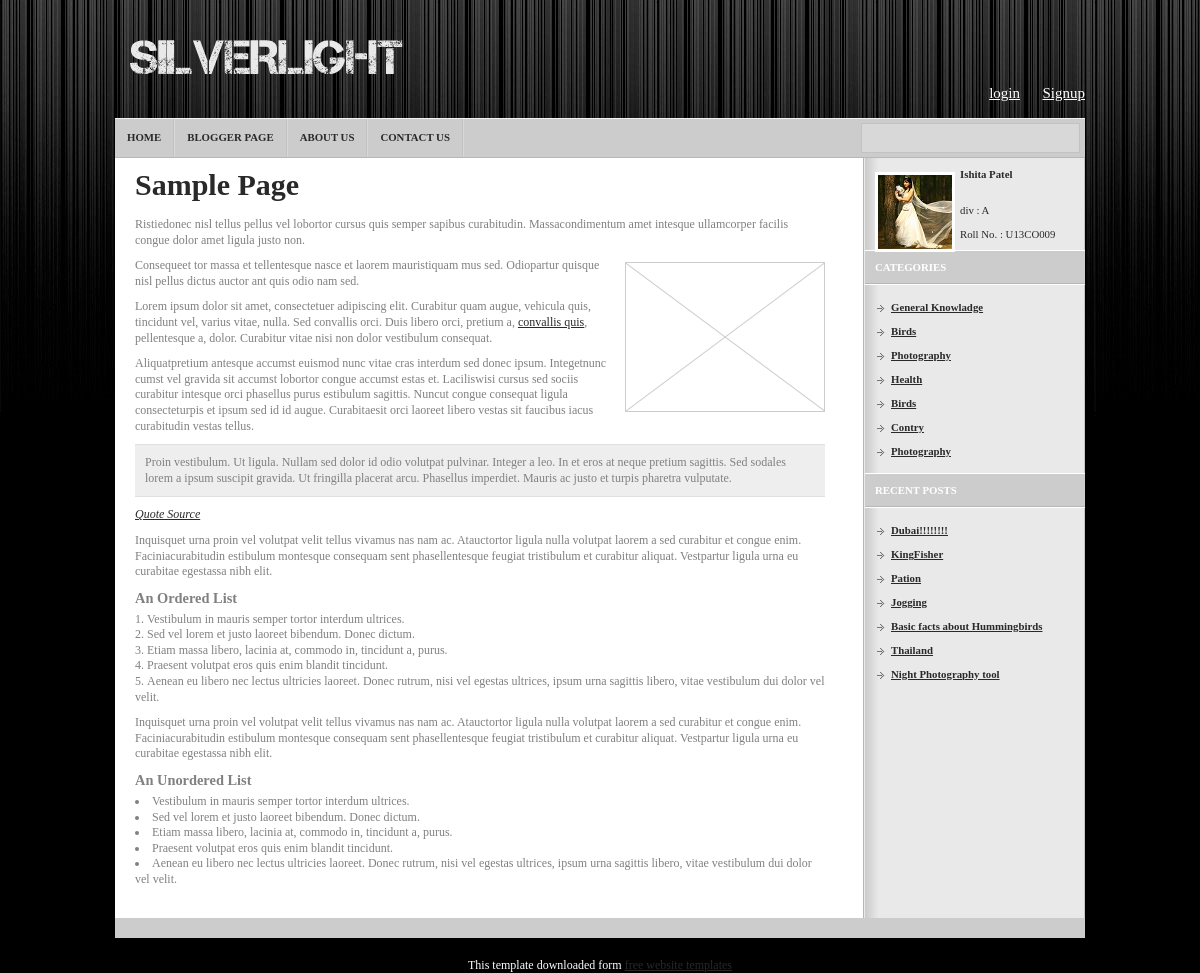
The app's page /page.php with its own data.
### tables this page shows
CREATE TABLE IF NOT EXISTS `blog_master` (
  `blog_id` int(20) NOT NULL,
  `blogger_id` int(20) NOT NULL,
  `blog_title` varchar(30) NOT NULL,
  `blog_category` varchar(30) NOT NULL,
  `blog_desc` varchar(2000) NOT NULL,
  `blog_image` blob,
  `blog_is_active` tinyint(1) NOT NULL DEFAULT '0',
  `creation_date` date NOT NULL,
  `updated_date` date DEFAULT NULL
);

### page.php (the view, shortened to what this page needs)
<!DOCTYPE html PUBLIC "-//W3C//DTD XHTML 1.0 Transitional//EN" "http://www.w3.org/TR/xhtml1/DTD/xhtml1-transitional.dtd">
<html xmlns="http://www.w3.org/1999/xhtml">
<head>
<link rel="stylesheet" type="text/css" href="style.css" />
</head>
<body>
<div id="wrapper">
  <div id="header">
    <p>
		<br><br><br><br><br>
		<a style="color:white" href="my_login.php">login</a>
		<a style="color:white" href="signup.php">Signup</a>
	</p>
    <h1><a href="#">Silverlight</a></h1>
    <ul>
      <li><a href="index.php">Home</a></li>
      <li><a href="blogger_page.php">Blogger Page</a></li>
      <li><a href="about.php">About Us</a></li>
      <li><a href="contact.php">Contact Us</a></li>
    </ul>
    <form action="#">
      <input type="text" name="s" id="s" value="" />
    </form>
  </div>
  <div id="body">
    <div id="content">
      <div class="first post">
        <h2>Sample Page</h2>
        <p>Ristiedonec nisl tellus pellus vel lobortor cursus quis semper sapibus curabitudin. Massacondimentum amet intesque ullamcorper facilis congue dolor amet ligula justo non.</p>
        <p><img class="alignright" src="images/200x150.gif" width="200" height="150" alt="" /></p>
        <p>Consequeet tor massa et tellentesque nasce et laorem mauristiquam mus sed. Odiopartur quisque nisl pellus dictus auctor ant quis odio nam sed.</p>
        <p>Lorem ipsum dolor sit amet, consectetuer adipiscing elit. Curabitur quam augue, vehicula quis, tincidunt vel, varius vitae, nulla. Sed convallis orci. Duis libero orci, pretium a, <a href="#">convallis quis</a>, pellentesque a, dolor. Curabitur vitae nisi non dolor vestibulum consequat.</p>
        <p>Aliquatpretium antesque accumst euismod nunc vitae cras interdum sed donec ipsum. Integetnunc cumst vel gravida sit accumst lobortor congue accumst estas et. Laciliswisi cursus sed sociis curabitur intesque orci phasellus purus estibulum sagittis. Nuncut congue consequat ligula consecteturpis et ipsum sed id id augue. Curabitaesit orci laoreet libero vestas sit faucibus iacus curabitudin vestas tellus.</p>
        <blockquote>
          <p>Proin vestibulum. Ut ligula. Nullam sed dolor id odio volutpat pulvinar. Integer a leo. In et eros at neque pretium sagittis. Sed sodales lorem a ipsum suscipit gravida. Ut fringilla placerat arcu. Phasellus imperdiet. Mauris ac justo et turpis pharetra vulputate.</p>
        </blockquote>
        <p><cite><a href="#">Quote Source</a></cite></p>
        <p>Inquisquet urna proin vel volutpat velit tellus vivamus nas nam ac. Atauctortor ligula nulla volutpat laorem a sed curabitur et congue enim. Faciniacurabitudin estibulum montesque consequam sent phasellentesque feugiat tristibulum et curabitur aliquat. Vestpartur ligula urna eu curabitae egestassa nibh elit.</p>
        <h3>An Ordered List</h3>
        <ol>
          <li>Vestibulum in mauris semper tortor interdum ultrices.</li>
          <li>Sed vel lorem et justo laoreet bibendum. Donec dictum.</li>
          <li>Etiam massa libero, lacinia at, commodo in, tincidunt a, purus.</li>
          <li>Praesent volutpat eros quis enim blandit tincidunt.</li>
          <li>Aenean eu libero nec lectus ultricies laoreet. Donec rutrum, nisi vel egestas ultrices, ipsum urna sagittis libero, vitae vestibulum dui dolor vel velit.</li>
        </ol>
        <p>Inquisquet urna proin vel volutpat velit tellus vivamus nas nam ac. Atauctortor ligula nulla volutpat laorem a sed curabitur et congue enim. Faciniacurabitudin estibulum montesque consequam sent phasellentesque feugiat tristibulum et curabitur aliquat. Vestpartur ligula urna eu curabitae egestassa nibh elit.</p>
        <h3>An Unordered List</h3>
        <ul>
          <li>Vestibulum in mauris semper tortor interdum ultrices.</li>
          <li>Sed vel lorem et justo laoreet bibendum. Donec dictum.</li>
          <li>Etiam massa libero, lacinia at, commodo in, tincidunt a, purus.</li>
          <li>Praesent volutpat eros quis enim blandit tincidunt.</li>
          <li>Aenean eu libero nec lectus ultricies laoreet. Donec rutrum, nisi vel egestas ultrices, ipsum urna sagittis libero, vitae vestibulum dui dolor vel velit.</li>
        </ul>
      </div>
    </div>
		<div id="sidebar">
			<div class="about"> <a href="#"><img src="images/about.jpg" alt="" /></a>
				<p><strong>Ishita Patel</strong><p>&nbsp;</p><p>&nbsp;</p><p>div : A</p><p>&nbsp;</p><p>Roll No. : U13CO009</p></p>
			</div>
			<h2>Categories</h2>
				<ul>
					<?php
							$sql="SELECT DISTINCT * FROM blog_master ORDER BY creation_date DESC LIMIT 7";
							$result=mysql_query($sql);
							while($row=mysql_fetch_array($result))
							{
							?>
							<li><a href="onlysee2.php?blogno=<?php echo $row['blog_category'];?>"><?php echo $row['blog_category'];?></a></li>
							<?php } ?>
				</ul>
				<h2>Recent Posts</h2>
				<ul>
					<?php
							$sql="SELECT * FROM blog_master ORDER BY creation_date DESC LIMIT 7";
							$result=mysql_query($sql);
							while($row=mysql_fetch_array($result))
							{
							?>
							<li><a href="onlysee1.php?blogno=<?php echo $row['blog_id'];?>"><?php echo $row['blog_title'];?></a></li>
							<?php } ?>
				</ul>
			</div>
  </div>
  <div id="footer">
  </div>
</div>
<div align=center>This template  downloaded form <a href='#'>free website templates</a></div></body>
</html>

### style.css (style rules this page uses)
* { margin: 0; padding: 0; }
body { text-align: center; font: 12px Verdana; color: #ffffff; background: #000000 url(images/background.gif) repeat-x 0 0; }
a { color: #292929; }
img { border: 0; }
.alignright { float: right; margin: 4px 0 5px 10px; }
#wrapper { width: 970px; margin: auto auto; text-align: left; padding-bottom: 20px; }
#header { height: 158px; background: url(images/navigation.gif) repeat-x 0 bottom; }
#header p { float:right; font-size:15px; }
#header h1 { float: left; font-size: 0; padding: 40px 15px 44px; }
#header h1 a { display: block; width: 435px; height: 34px; background: url(images/logo.png) no-repeat 0 0; text-indent: -9999px; }
#header ul { list-style-type: none; float: left; }
#header ul li { float: left; font-size: 0.9em; font-weight: bold; text-transform: uppercase; padding-right: 2px; background: url(images/divider.gif) no-repeat right 0; }
#header ul li a { display: block; text-decoration: none; padding: 13px 12px 14px; }
#header form { float: right; width: 219px; height: 30px; background: url(images/search.gif) no-repeat 0 0; margin: 5px; }
#header input { border: 0; font-size: 1em; font-family: Verdana; width: 210px; background-color: transparent; margin: 8px 4px; }
#body { color: #808080; background: #ffffff url(images/sidebar.gif) repeat-y right 0; padding: 10px 0; }
#content { width: 730px; float: left; }
#content .post { clear: both; padding: 10px 20px; }
#content .first { padding-top: 0; }
#content h2 { font-size: 2.5em; margin-bottom: 15px; color: #292929; }
#content p { line-height: 1.3em; margin-bottom: 10px; }
#content ul, #content ol { list-style-position: inside; margin-bottom: 10px; }
#content li { line-height: 1.3em; }
#content h3, #content h4, #content h5, #content h6 { font-size: 1.2em; margin-bottom: 5px; }
#content blockquote { padding: 10px 10px 0; background-color: #eeeeee; border-width: 1px 0; border-style: solid; border-color: #e0e0e0; margin-bottom: 10px; }
#sidebar { width: 220px; float: right; }
#sidebar .about { padding: 0 10px 10px; }
#sidebar .about img { border: 3px solid #ffffff; float: left; margin: 4px 5px 5px 0; }
#sidebar .about p { font-size: 0.9em; color: #292929; }
#sidebar h2 { font-size: 0.9em; text-transform: uppercase; background-color: #CCCCCC; color: #ffffff; padding: 10px; border-bottom: 1px solid #B7B7B7; border-top: 1px solid #ffffff; }
#sidebar ul { list-style-type: none; padding: 10px; border-top: 1px solid #ffffff; }
#sidebar ul li { font-size: 0.9em; padding: 6px 0 6px 16px; background: url(images/bullet.gif) no-repeat 2px 10px; }
#sidebar ul li a { color: #292929; font-weight: bold; }
#footer { background-color: #CCCCCC; color: #292929; font-size: 0.9em; padding: 10px; }

### records on screen
blog_master: blog_category "General Knowladge", blog_title "Dubai!!!!!!!!"
blog_master: blog_category "Birds", blog_title "KingFisher"
blog_master: blog_category "Photography", blog_title "Pation"
blog_master: blog_category "Health", blog_title "Jogging"
blog_master: blog_category "Birds", blog_title "Basic facts about Hummingbirds"
blog_master: blog_category "Contry", blog_title "Thailand"
blog_master: blog_category "Photography", blog_title "Night Photography tool"
